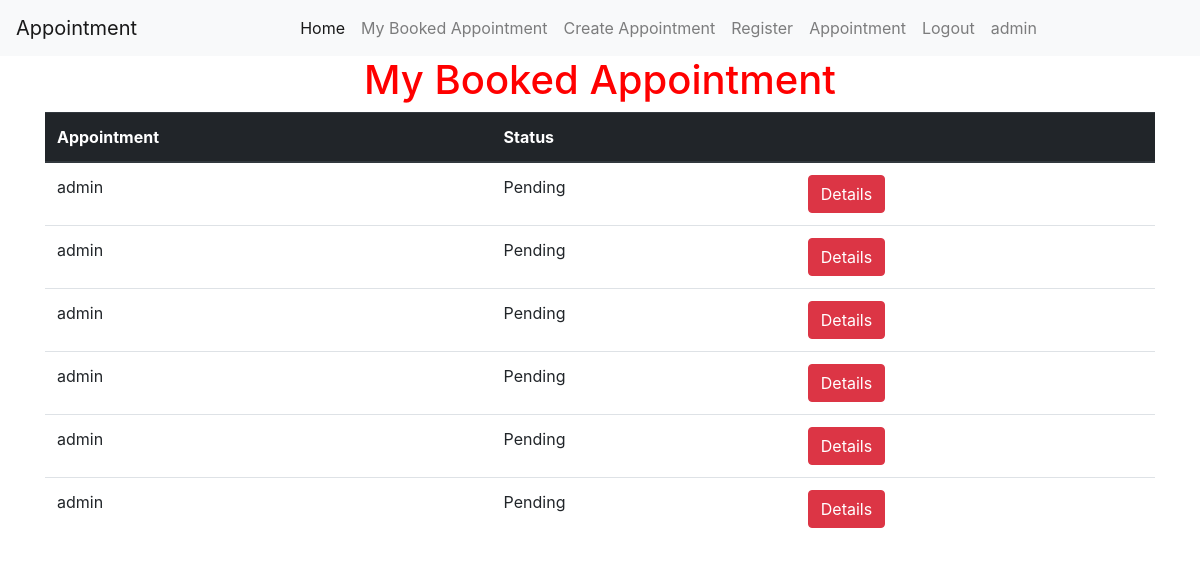
The page /users/myappointments/ (signed in) on the database as committed earlier.
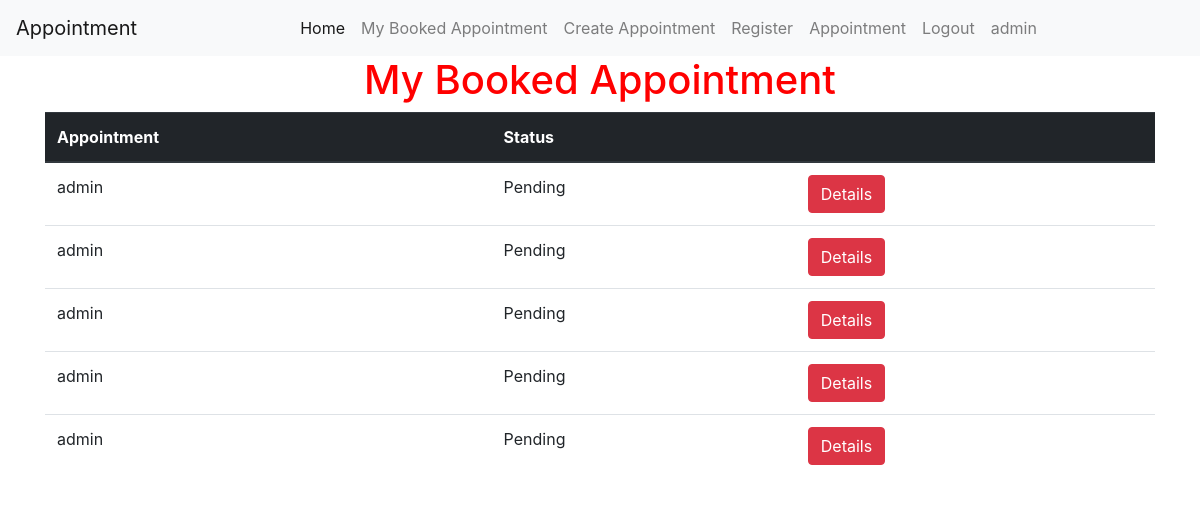
The same page on the database as committed later.
### record/models.py (models this page shows, shortened)
class AppointmentInstance(models.Model):
    id = models.UUIDField(primary_key=True, default=uuid.uuid4, help_text='Unique ID for this particular book across whole library')
    client = models.ForeignKey(User, on_delete=models.SET_NULL, null=True, blank=True)
    appointment = models.ForeignKey('CreateAppointment', on_delete=models.SET_NULL, null=True)
    APPOINTMENT_STATUS = (
        ('Approved', 'Approved'),
        ('Canceled', 'Canceled'),
        ('Pending', 'Pending'),
    )
    status = models.CharField(
        max_length=20,
        choices=APPOINTMENT_STATUS,
        blank=True,
        default='Pending',
    )

### users/views.py (the view)
# urls.py: path('myappointments/', views.AppointmentBookByClientListView.as_view(), name='my-appointment'),
class AppointmentBookByClientListView(LoginRequiredMixin,generic.ListView):
    model = AppointmentInstance
    template_name ='appointment/appointment_book_by_client.html'
    paginate_by = 10
    def get_queryset(self):
        return AppointmentInstance.objects.filter(client=self.request.user)

### users/templates/appointment/appointment_book_by_client.html
{% extends "base_generic.html" %}
{% block content %}
    <h1 class="text-center"> My Booked Appointment</h1>
    {% if appointmentinstance_list %}
    <div class="container">
      <table class="table">
        <thead class="thead-dark">
          <tr>
            <th scope="col">Appointment</th>
            <th scope="col">Status</th>
            <th scope="col"></th>
          </tr>
        </thead>
        <tbody>
        {% for appointment in appointmentinstance_list %}
          <tr>
            <td>{{ appointment.client }}</td>
            <td>{{ appointment.status }}</td>
            <td><a class="btn btn-danger text-white" href="{% url 'appointment_detail' appointment.appointment.pk %}">Details</a></td>
          </tr>
        {% endfor %}
        </tbody>
      </table>
    </div>
    {% else %}
      <p>You have not book Any appointment</p>
    {% endif %}
{% endblock %}

Rows that differ between the two databases and show on the page:
no longer on this page (row edited): AppointmentInstance: client "admin", status "Pending"
